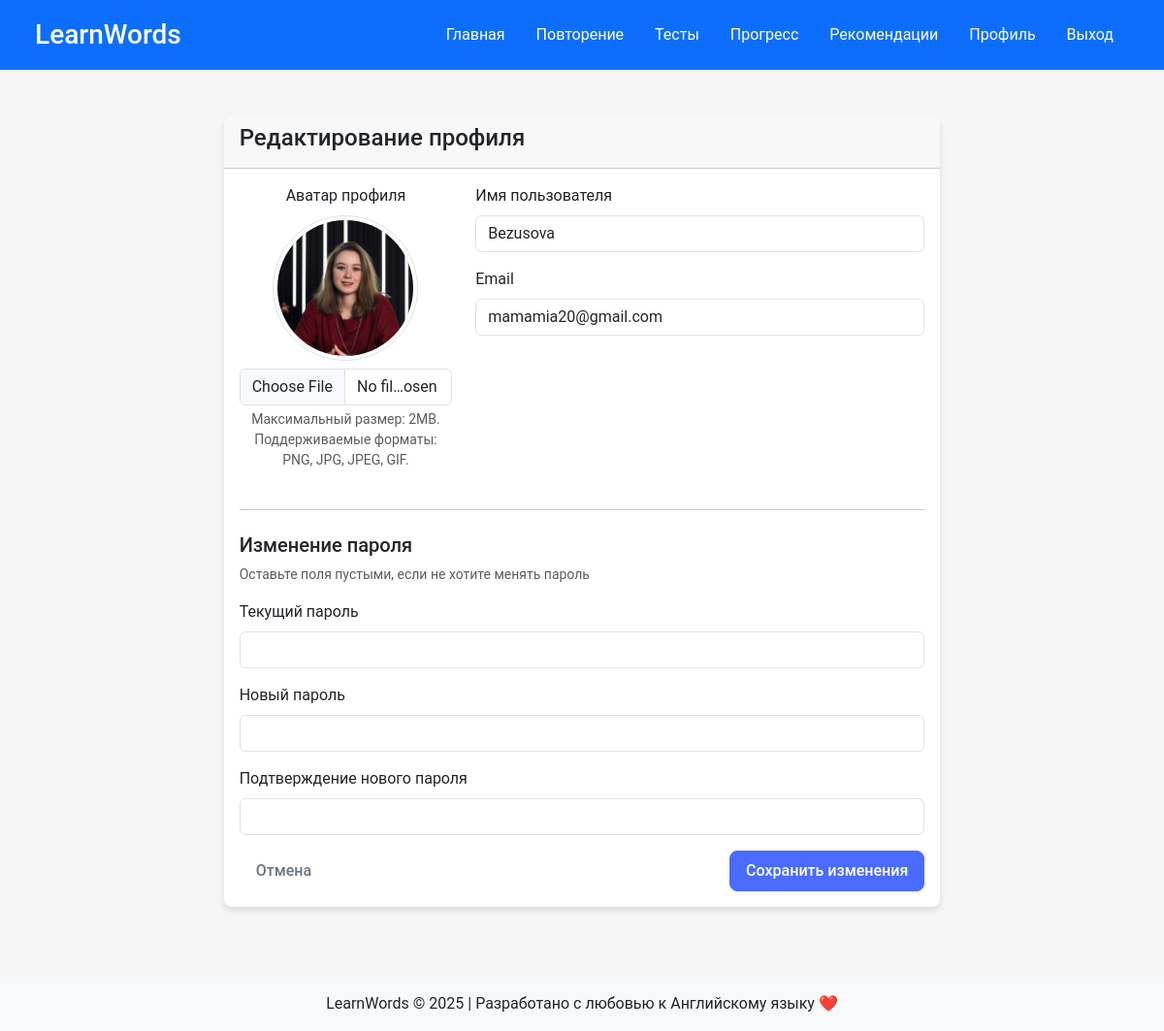
The page /auth/edit_profile (signed in) on the database its author committed.
### app/models/user.py (models this page shows, shortened)
class User(db.Model):
    __tablename__ = 'users'
    __table_args__ = {'extend_existing': True}
    id = db.Column(db.Integer, primary_key=True)
    username = db.Column(db.String(50), unique=True, nullable=False)
    email = db.Column(db.String(100), unique=True, nullable=False)
    password = db.Column(db.String(200), nullable=False)
    avatar_url = db.Column(db.String(255))
    created_at = db.Column(db.DateTime, default=datetime.utcnow)
    last_login = db.Column(db.DateTime)
    is_active = db.Column(db.Boolean, default=True)
    progress = db.relationship('UserProgress', backref='user', lazy=True)
    repetitions = db.relationship('Repetition', backref='user', lazy=True)

### app/routes/auth.py (the view, shortened to what this page needs)
@auth_bp.route('/edit_profile', methods=['GET', 'POST'])
def edit_profile():
    user_id = session.get('user_id')
    if not user_id:
        flash('Пожалуйста, войдите в систему', 'warning')
        return redirect(url_for('auth.login'))
    user = User.query.get(user_id)
    if not user:
        session.pop('user_id', None)
        flash('Пользователь не найден', 'error')
        return redirect(url_for('auth.login'))
    return render_template('edit_profile.html', user=user)

### app/templates/edit_profile.html (shortened to what this page needs)
{% extends 'base.html' %}
{% block content %}
<div class="container mt-4">
    <div class="row justify-content-center">
        <div class="col-md-8">
            <div class="card">
                <div class="card-header">
                    <h4>Редактирование профиля</h4>
                </div>
                <div class="card-body">
                    <form method="POST" action="{{ url_for('auth.edit_profile') }}" enctype="multipart/form-data">
                        <div class="row mb-4">
                            <div class="col-md-4 text-center">
                                <div class="mb-3">
                                    <label class="form-label">Аватар профиля</label>
                                    <div class="avatar-preview mb-2">
                                        {% if user.avatar_url %}
                                            <img src="{{ user.avatar_url }}" alt="Аватар" class="img-thumbnail rounded-circle" style="width: 150px; height: 150px; object-fit: cover;">
                                        {% else %}
                                            <img src="https://ui-avatars.com/api/?name={{ user.username }}&background=random&size=150" alt="Аватар" class="img-thumbnail rounded-circle" style="width: 150px; height: 150px; object-fit: cover;">
                                        {% endif %}
                                    </div>
                                    <div class="input-group">
                                        <input type="file" class="form-control" id="avatar" name="avatar" accept=".png, .jpg, .jpeg, .gif">
                                    </div>
                                    <div class="form-text text-muted">
                                        Максимальный размер: 2MB. Поддерживаемые форматы: PNG, JPG, JPEG, GIF.
                                    </div>
                                </div>
                            </div>
                            <div class="col-md-8">
                                <div class="mb-3">
                                    <label for="username" class="form-label">Имя пользователя</label>
                                    <input type="text" class="form-control" id="username" name="username" value="{{ user.username }}" required>
                                </div>
                                <div class="mb-3">
                                    <label for="email" class="form-label">Email</label>
                                    <input type="email" class="form-control" id="email" name="email" value="{{ user.email }}" required>
                                </div>
                            </div>
                        </div>
                        <hr class="my-4">
                        <h5>Изменение пароля</h5>
                        <p class="text-muted small">Оставьте поля пустыми, если не хотите менять пароль</p>
                        <div class="mb-3">
                            <label for="current_password" class="form-label">Текущий пароль</label>
                            <input type="password" class="form-control" id="current_password" name="current_password">
                        </div>
                        <div class="mb-3">
                            <label for="new_password" class="form-label">Новый пароль</label>
                            <input type="password" class="form-control" id="new_password" name="new_password">
                        </div>
                        <div class="mb-3">
                            <label for="confirm_password" class="form-label">Подтверждение нового пароля</label>
                            <input type="password" class="form-control" id="confirm_password" name="confirm_password">
                        </div>
                        <div class="d-flex justify-content-between">
                            <a href="{{ url_for('auth.profile') }}" class="btn btn-outline-secondary">Отмена</a>
                            <button type="submit" class="btn btn-primary">Сохранить изменения</button>
                        </div>
                    </form>
                </div>
            </div>
        </div>
    </div>
</div>
{% endblock %}

### app/static/css/style.css (style rules this page uses)
body { background-color: #f5f5f5; font-family: 'Roboto', 'Segoe UI', Tahoma, Geneva, Verdana, sans-serif; }
.card { border-radius: 0.5rem; box-shadow: 0 4px 6px rgba(0, 0, 0, 0.1); margin-bottom: 1.5rem; border: none; transition: all 0.2s ease-in-out; }
.card-header { border-radius: 0.5rem 0.5rem 0 0 !important; font-weight: 500; }
.text-center { text-align: center; }
.btn { display: inline-block; font-weight: 500; text-align: center; vertical-align: middle; cursor: pointer; border: 1px solid transparent; padding: 0.5rem 1rem; font-size: 16px; line-height: 1.5; border-radius: 0.5rem; transition: all 0.3s ease; text-decoration: none; }
.btn-primary { background-color: #4a6bfe; color: white; border-color: #4a6bfe; }
.container { width: 100%; max-width: 1200px; margin: 0 auto; padding: 0 20px; }

### rows shown on the page
User: avatar_url (picture), username "Bezusova", email "mamamia20@gmail.com"
